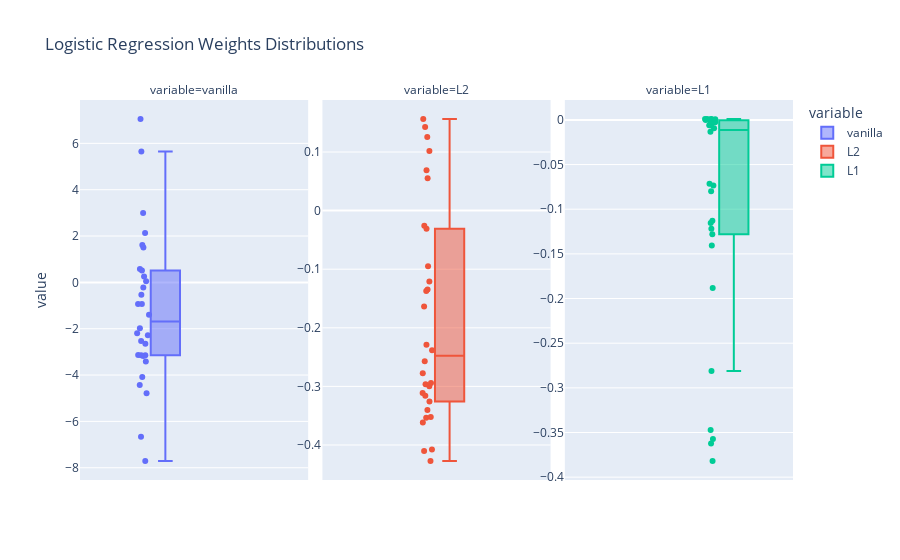

Notebook cell for this chart:
### Code cell
fig = px.box(
    weight_df,
    y='value',
    facet_col='variable',
    color='variable',
    points='all',
    title='Logistic Regression Weights Distributions'
)
fig.update_yaxes(
    matches=None,
    showticklabels=True
)
fig.update_traces(jitter=0.5)

### Figure 1 — Plotly figure (JSON) as saved in the notebook; plotly's stock layout.template omitted (floating-point values rounded to 4 significant figures)
{"data": [{"alignmentgroup": "True", "boxpoints": "all", "hovertemplate": "variable=vanilla<br>value=%{y}<extra></extra>", "jitter": 0.5, "legendgroup": "vanilla", "marker": {"color": "#636efa"}, "name": "vanilla", "notched": false, "offsetgroup": "vanilla", "orientation": "v", "showlegend": true, "type": "box", "x0": " ", "xaxis": "x", "y": [-0.9286, -0.2259, -0.9319, -1.984, -2.197, 1.502, -4.085, -3.139, 0.2533, 2.991, -7.709, 0.5765, -6.664, -4.432, 0.5087, 5.645, 0.05038, -2.525, 1.613, 7.051, -3.14, -2.647, -3.179, -3.144, -2.279, -1.395, -3.414, 2.128, -0.5337, -4.786], "y0": " ", "yaxis": "y"}, {"alignmentgroup": "True", "boxpoints": "all", "hovertemplate": "variable=L2<br>value=%{y}<extra></extra>", "jitter": 0.5, "legendgroup": "L2", "marker": {"color": "#EF553B"}, "name": "L2", "notched": false, "offsetgroup": "L2", "orientation": "v", "showlegend": true, "type": "box", "x0": " ", "xaxis": "x2", "y": [-0.3161, -0.2289, -0.3114, -0.3257, -0.1637, -0.09503, -0.2777, -0.3534, -0.1209, 0.1258, -0.3402, -0.0309, -0.2962, -0.2941, 0.05526, 0.1564, 0.06885, -0.02582, 0.1019, 0.1429, -0.4274, -0.3617, -0.4103, -0.4079, -0.2998, -0.1373, -0.2571, -0.3522, -0.2383, -0.1347], "y0": " ", "yaxis": "y2"}, {"alignmentgroup": "True", "boxpoints": "all", "hovertemplate": "variable=L1<br>value=%{y}<extra></extra>", "jitter": 0.5, "legendgroup": "L1", "marker": {"color": "#00cc96"}, "name": "L1", "notched": false, "offsetgroup": "L1", "orientation": "v", "showlegend": true, "type": "box", "x0": " ", "xaxis": "x3", "y": [-0.1218, -0.01321, -0.1406, -0.1128, -0.003012, -0.006116, -0.1279, -0.3471, -0.002687, 0.001007, -0.07332, 0.000568, -0.009291, -0.0001046, 0.0003277, 0.000943, -0.0002616, 0.0009078, 0.0006766, -0.002456, -0.3623, -0.1882, -0.3573, -0.2812, -0.1155, -0.006153, -0.07989, -0.3819, -0.07141, -0.004046], "y0": " ", "yaxis": "y3"}], "layout": {"annotations": [{"font": {}, "showarrow": false, "text": "variable=vanilla", "x": 0.16, "xanchor": "center", "xref": "paper", "y": 1, "yanchor": "bottom", "yref": "paper"}, {"font": {}, "showarrow": false, "text": "variable=L2", "x": 0.5, "xanchor": "center", "xref": "paper", "y": 1, "yanchor": "bottom", "yref": "paper"}, {"font": {}, "showarrow": false, "text": "variable=L1", "x": 0.84, "xanchor": "center", "xref": "paper", "y": 1, "yanchor": "bottom", "yref": "paper"}], "boxmode": "group", "legend": {"title": {"text": "variable"}, "tracegroupgap": 0}, "title": {"text": "Logistic Regression Weights Distributions"}, "xaxis": {"anchor": "y", "domain": [0, 0.32]}, "xaxis2": {"anchor": "y2", "domain": [0.34, 0.66], "matches": "x"}, "xaxis3": {"anchor": "y3", "domain": [0.68, 1.0], "matches": "x"}, "yaxis": {"anchor": "x", "domain": [0, 1], "showticklabels": true, "title": {"text": "value"}}, "yaxis2": {"anchor": "x2", "domain": [0, 1], "showticklabels": true}, "yaxis3": {"anchor": "x3", "domain": [0, 1], "showticklabels": true}}}
